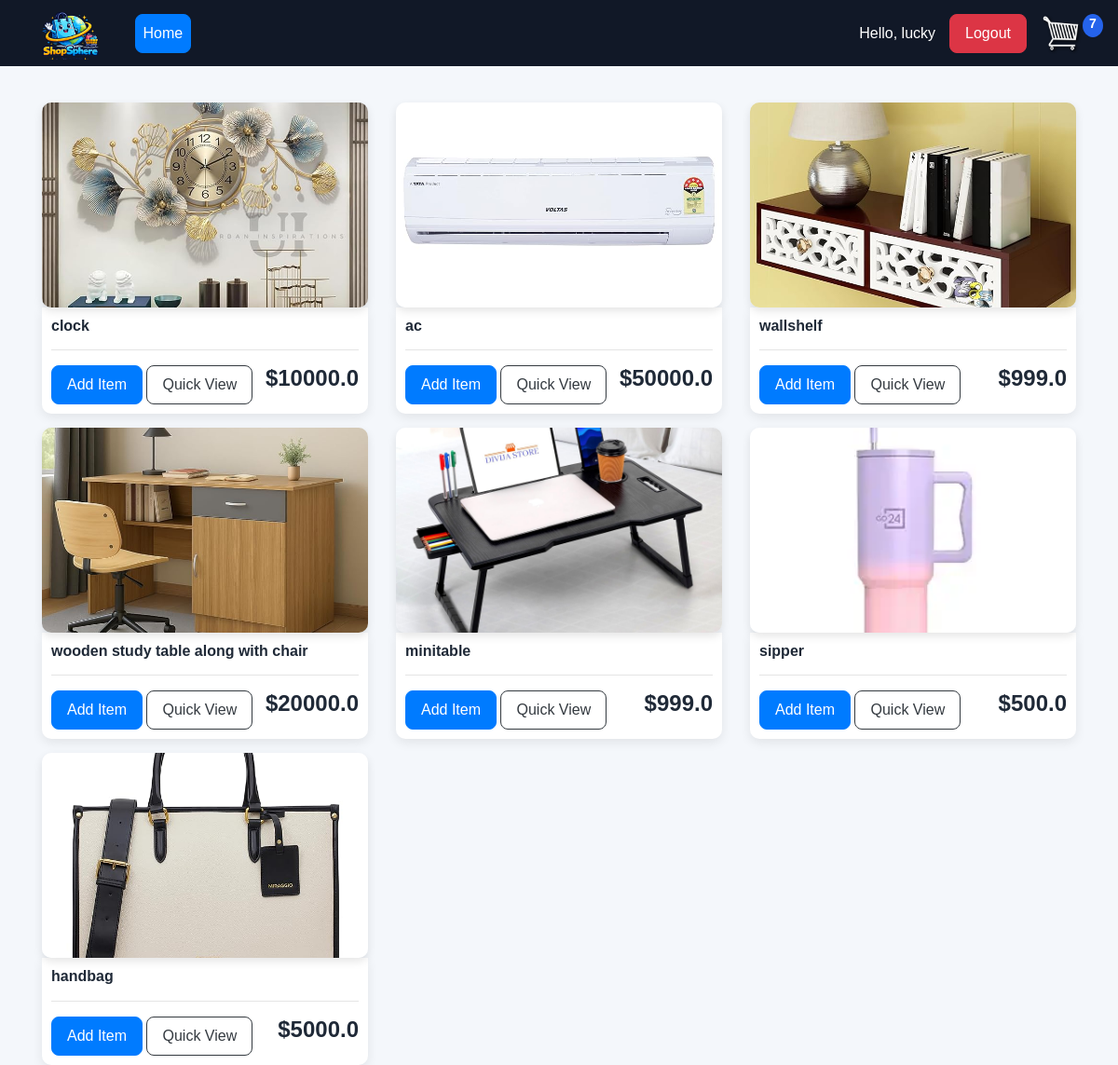
/store/ (signed in), run on the app's committed database.
### store/models.py (models this page shows, shortened)
class Product(models.Model):
	name = models.CharField(
		max_length=200
	)
	price = models.FloatField()
	digital = models.BooleanField(
		default=False,
		null=True,
		blank=True
	)
	image = models.ImageField(
		null=True,
		blank=True
	)
	@property
	def imageURL(self):
		try:
			url = self.image.url
		except:
			url = ''
		return url

### store/views.py (the view)
# urls.py: path('', include('store.urls')),
@login_required(login_url='login')
def store(request):
	data = cartData(request)
	cartItems = data['cartItems']
	order = data['order']
	items = data['items']
	products = Product.objects.all()
	context = {
		'products':products,
		'cartItems':cartItems
	}
	return render(request, 'store/store.html', context)

### store/models.py (called while the page is built)
	@property
	def get_cart_items(self):
		orderitems = self.orderitem_set.all()
		total = sum([
			item.quantity for item in orderitems
		])
		return total

### store/utils.py (called while the page is built)
def cartData(request):
	if request.user.is_authenticated:
		customer = request.user.customer
		order, created = Order.objects.get_or_create(
			customer=customer,
			complete=False
		)
		items = order.orderitem_set.all()
		cartItems = order.get_cart_items
	else:
		cookieData = cookieCart(request)
		cartItems = cookieData['cartItems']
		order = cookieData['order']
		items = cookieData['items']
	return {
		'cartItems':cartItems,
		'order':order,
		'items':items
	}

### store/templates/store/store.html
{% extends 'store/main.html' %}
{% load static %}
{% block content %}
<div class="row">
	{% for product in products %}
	<div class="col-lg-4">
		<img class="thumbnail" src="{{product.imageURL}}">
		<div class="box-element product">
			<h6>
				<strong>{{product.name}}</strong>
			</h6>
			<hr>
			<button
			data-product="{{product.id}}"
			data-action="add"
			class="btn btn-primary add-btn update-cart">
			Add Item
			</button>
			<a class="btn btn-outline-dark"
			href="#">
			Quick View
			</a>
			<h4 style="display: inline-block; float: right">
				<strong>${{product.price}}</strong>
			</h4>
		</div>
	</div>
	{% endfor %}
</div>
{% endblock content %}

### store/templates/store/main.html (shortened to what this page needs)
<!DOCTYPE html>
{% load static %}
<html>
<head>
	<link rel="stylesheet"
	href="https://stackpath.bootstrapcdn.com/bootstrap/4.4.1/css/bootstrap.min.css"
>
	<link rel="stylesheet"
	type="text/css"
	href="{% static 'css/main.css' %}">
</head>
<body>
	<nav class="navbar navbar-expand-lg navbar-dark bg-dark">
	  <a class="navbar-brand" href="{% url 'home' %}">
	  	<img class="nav-logo"
	  	src="{% static 'images/logo.png' %}">
	  </a>
	  <div class="collapse navbar-collapse"
	  id="navbarSupportedContent">
	    <ul class="navbar-nav mr-auto">
	      <li class="nav-item active">
	        <a class="nav-link btn btn-primary"
	        href="{% url 'home' %}">
	        Home
	    	</a>
	      </li>
	    </ul>
	    <div class="form-inline my-2 my-lg-0">
    {% if request.user.is_authenticated %}
        <span style="color:white; margin-right:15px;">
            Hello, {{request.user}}
        </span>
        <a href="{% url 'logout' %}"
        class="btn btn-danger">
        Logout
        </a>
    {% else %}
        <a href="{% url 'login' %}"
        class="btn btn-success">
        Login
        </a>
    {% endif %}
    <a href="{% url 'cart' %}">
        <img id="cart-icon"
        src="{% static 'images/cart.png' %}">
    </a>
    <p id="cart-total">{{cartItems}}</p>
</div>
	  </div>
	</nav>
    <div class="container">
        <br>
        {% block content %}
        {% endblock content %}
    </div>
</body>
</html>

### static/css/main.css (style rules this page uses)
body { background-color: #f4f7fb; font-family: Arial, Helvetica, sans-serif; }
h1,h2,h3,h4,h5,h6 { color:#1f2937; font-weight: 600; }
.box-element { box-shadow: 0 4px 12px rgba(0,0,0,0.08); background-color: #ffffff; border-radius: 12px; padding: 15px; transition: 0.3s ease; }
.nav-logo { height:75px; margin-top: -10px; margin-bottom: -20px; }
.thumbnail { width: 100%; height: 220px; object-fit: cover; border-radius: 10px; box-shadow: 0 4px 10px rgba(0,0,0,0.1); }
.product { border-radius: 0 0 10px 10px; padding: 10px; }
.bg-dark { background-color: #111827!important; }
#cart-icon { width:45px; display: inline-block; margin-left: 15px; }
#cart-total { display: block; text-align: center; color:white; font-weight: bold; background-color: #2563eb; width: 22px; height: 25px; border-radius: 50%; font-size: 14px; }
.col-lg-4, .col-lg-6, .col-lg-8, .col-lg-12 { margin-top: 15px; }
.btn { border-radius: 8px; padding: 8px 16px; font-weight: 500; transition: 0.3s ease; }

### data on the page
Product: imageURL (picture), name "clock", price "10000.0"
Product: imageURL (picture), name "ac", price "50000.0"
Product: imageURL (picture), name "wallshelf", price "999.0"
Product: imageURL (picture), name "wooden study table along with chair", price "20000.0"
Product: imageURL (picture), name "minitable", price "999.0"
Product: imageURL (picture), name "sipper", price "500.0"
Product: imageURL (picture), name "handbag", price "5000.0"

### other printed values
{{ request.user }} "lucky"
{{ cartItems }} "7"
